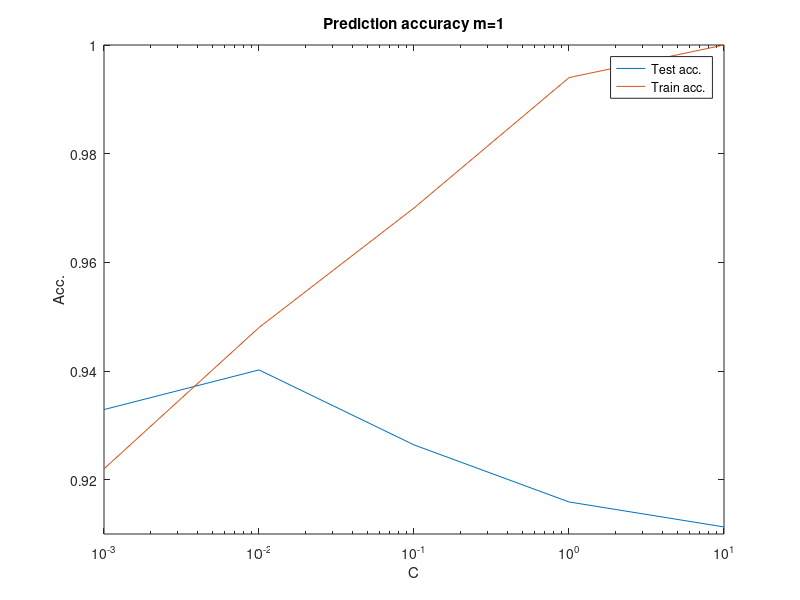
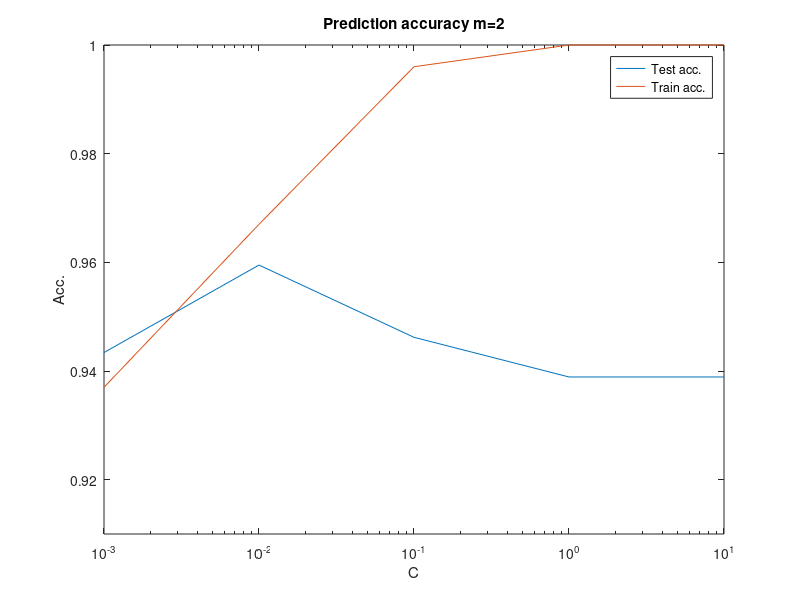
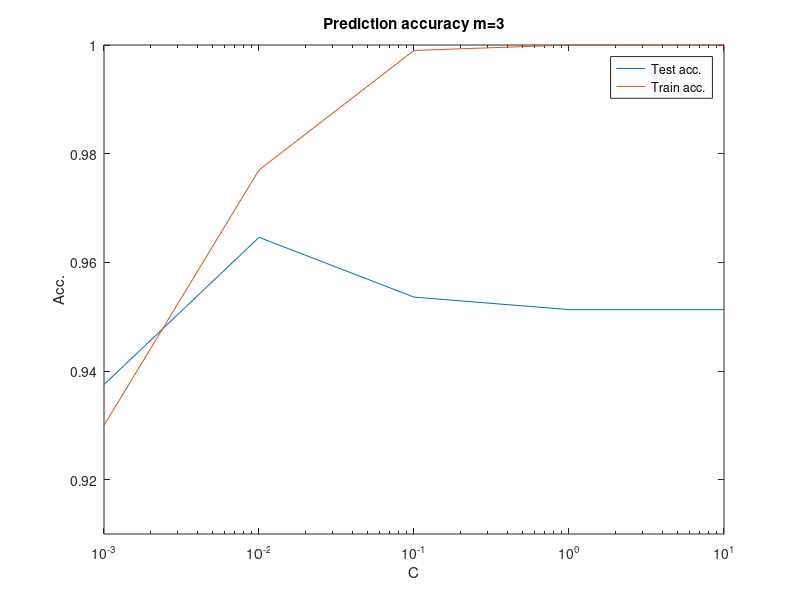
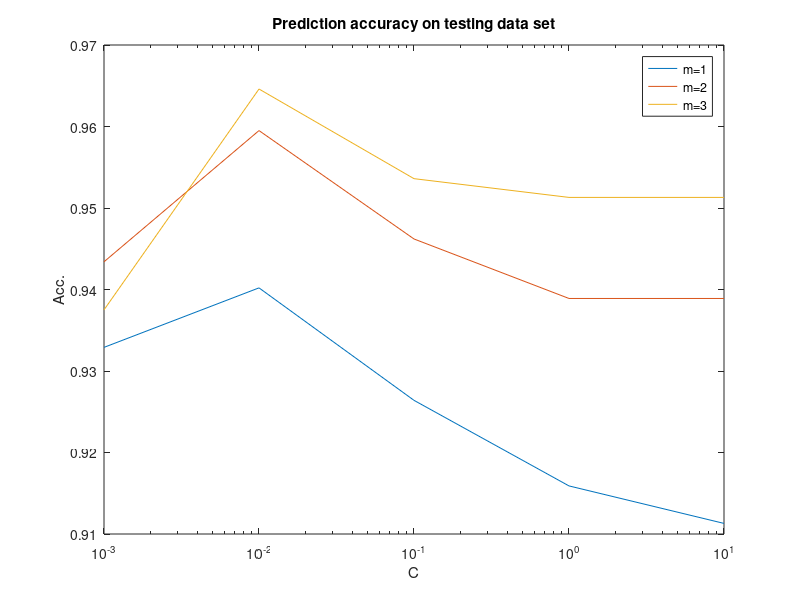

Reproduce these figures in MATLAB, in order.
test=[93.29 94.34 93.75;	
	94.02 95.95 96.46;	
	 92.64 94.62	95.36;
		91.59	93.89	95.13;
		91.13	93.89	95.13]

train=[	92.2	93.7	93;
		94.8	96.7	97.7;
		97	99.6	99.9;
		99.4	100	100;
		100	100	100]
		
C = [0.001,0.01,0.1,1,10];

figure();
semilogx(C,test(:,1)/100,C,train(:,1)/100);
legend('Test acc.','Train acc.');
title('Prediction accuracy m=1');
ylabel('Acc.');
xlabel('C');
ylim([0.91,1]);

figure();
semilogx(C,test(:,2)/100,C,train(:,2)/100);
legend('Test acc.','Train acc.');
title('Prediction accuracy m=2');
ylabel('Acc.');
xlabel('C');
ylim([0.91,1]);

figure();
semilogx(C,test(:,3)/100,C,train(:,3)/100);
legend('Test acc.','Train acc.');
title('Prediction accuracy m=3');
ylabel('Acc.');
xlabel('C');
ylim([0.91,1]);

figure();
semilogx(C,test(:,1)/100,C,test(:,2)/100,C,test(:,3)/100);
legend('m=1','m=2','m=3');
title('Prediction accuracy on testing data set')
ylabel('Acc.');
xlabel('C');
